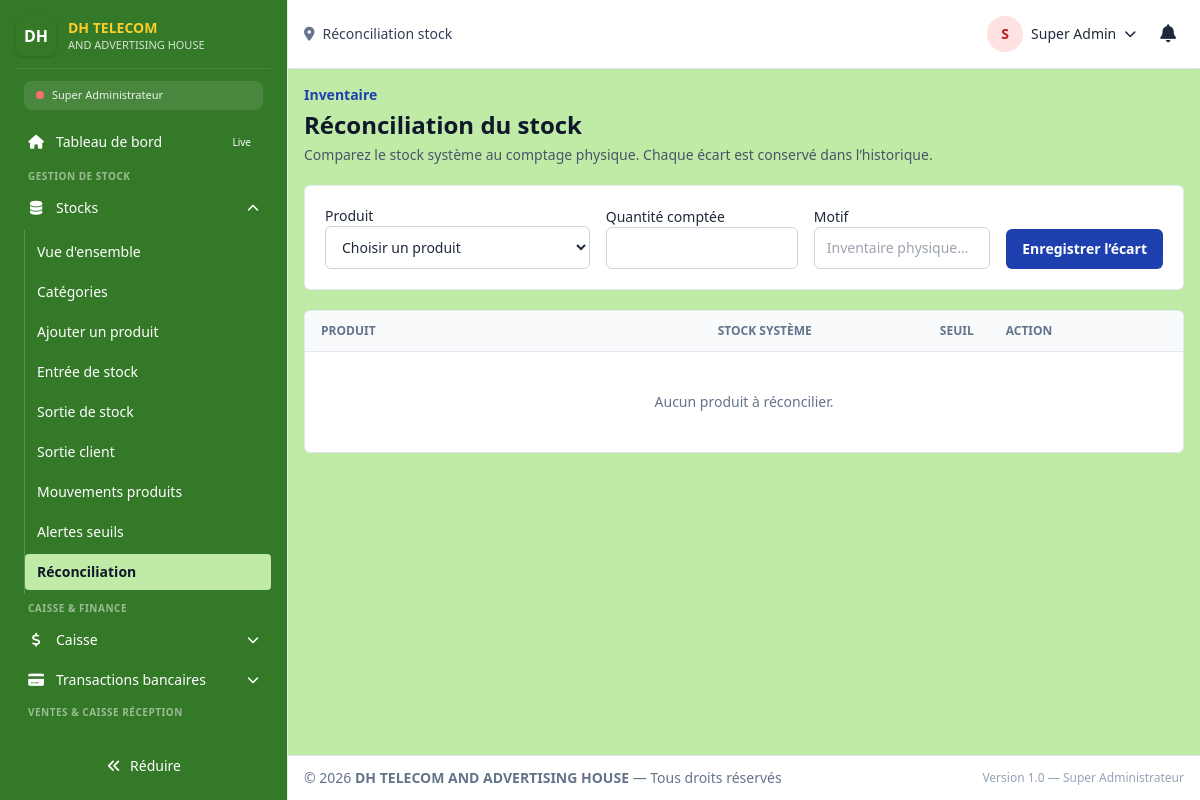
Before: /super_admin/stock/reconciliation (signed in) with the older database file.
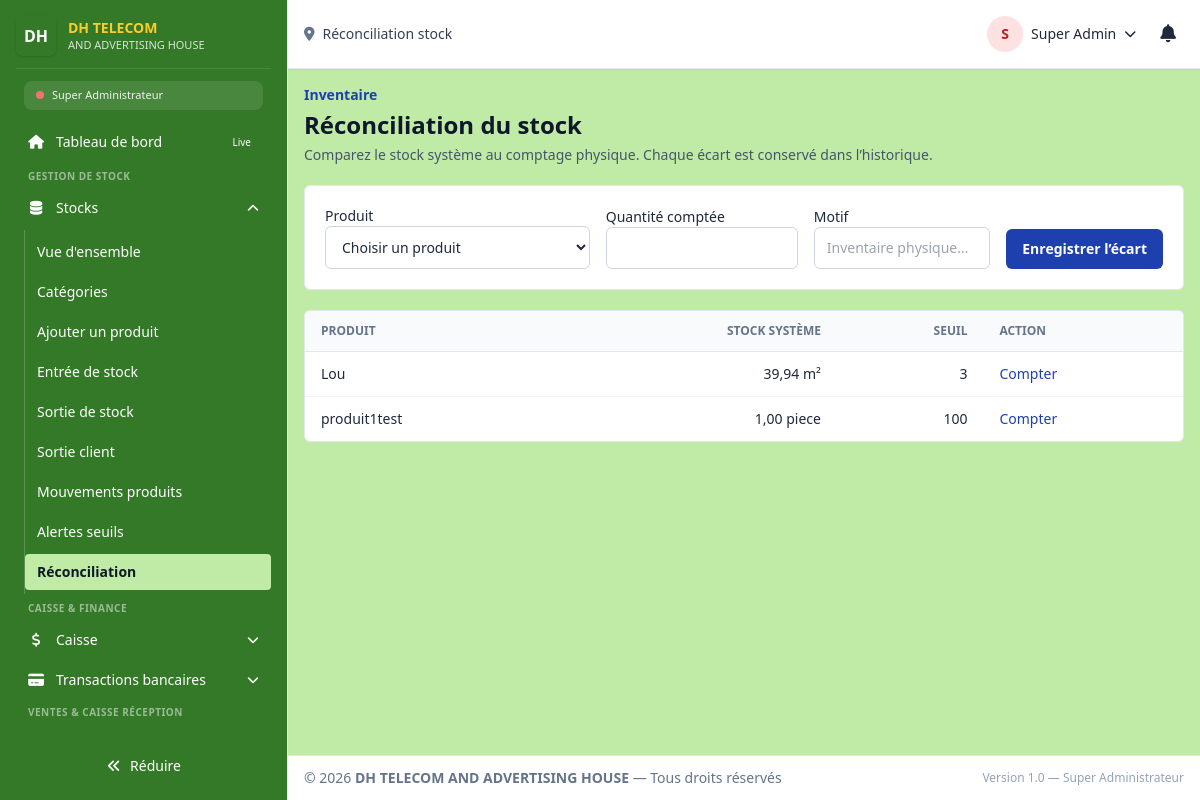
After: the same page with the newer database file.
### tables this page shows
CREATE TABLE `stock` (
  `id` int(100) NOT NULL,
  `reference` varchar(50) DEFAULT NULL,
  `barcode` varchar(50) DEFAULT NULL,
  `bar_code` int(11) NOT NULL DEFAULT 0,
  `medicine_name` varchar(100) NOT NULL,
  `color` varchar(10) NOT NULL DEFAULT '#000000',
  `category` varchar(255) NOT NULL,
  `sub_category_id` int(11) DEFAULT NULL,
  `shelf` text DEFAULT NULL,
  `registered_quantity` decimal(10,2) NOT NULL DEFAULT 0.00,
  `used_quantity` decimal(10,2) NOT NULL DEFAULT 0.00,
  `actual_quantity` decimal(10,2) NOT NULL DEFAULT 0.00,
  `register_date` varchar(100) NOT NULL,
  `expire_date` varchar(100) DEFAULT NULL,
  `sell_type` varchar(100) NOT NULL,
  `unit_id` int(11) DEFAULT NULL,
  `purchase_unit_id` int(11) DEFAULT NULL,
  `sale_unit_id` int(11) DEFAULT NULL,
  `origin` varchar(50) NOT NULL DEFAULT '',
  `quality` varchar(50) NOT NULL DEFAULT 'Standard',
  `actual_price` decimal(10,0) NOT NULL DEFAULT 0,
  `selling_price` decimal(10,0) NOT NULL DEFAULT 0,
  `profit_price` decimal(10,0) NOT NULL DEFAULT 0,
  `status` varchar(100) NOT NULL DEFAULT 'Disponible',
  `inventory` decimal(10,2) NOT NULL DEFAULT 0.00,
  `storage_conditions` varchar(255) NOT NULL DEFAULT '',
  `profil` varchar(100) NOT NULL DEFAULT '',
  `guard` decimal(10,0) NOT NULL DEFAULT 0,
  `requisition` decimal(10,2) DEFAULT 0.00,
  `seuil` decimal(10,0) NOT NULL DEFAULT 3 COMMENT 'Seuil alerte stock',
  `totalPrice` decimal(15,0) GENERATED ALWAYS AS (`actual_quantity` * `actual_price`) STORED,
  `low_stock_alert` tinyint(1) DEFAULT 0,
  `expiring_alert` tinyint(1) DEFAULT 0,
  `created_at` timestamp NOT NULL DEFAULT current_timestamp(),
  `updated_at` timestamp NOT NULL DEFAULT current_timestamp() ON UPDATE current_timestamp(),
  `grammage` int(11) DEFAULT NULL COMMENT 'g/m² pour papier',
  `format` varchar(50) DEFAULT NULL COMMENT 'A4, A3, SRA3...',
  `dimensions_mm` varchar(50) DEFAULT NULL,
  `laize` decimal(10,2) DEFAULT NULL COMMENT 'Largeur rouleau (m)',
  `thickness_mm` decimal(10,2) DEFAULT NULL COMMENT 'Épaisseur (mm)',
  `ink_color` varchar(50) DEFAULT NULL COMMENT 'Couleur encre',
  `support_type` varchar(100) DEFAULT NULL,
  `finish_type` varchar(100) DEFAULT NULL COMMENT 'Brillant, mat, soft touch',
  `brand` varchar(100) DEFAULT NULL,
  `supplier_id` int(100) DEFAULT NULL COMMENT 'Réf partners.id',
  `location` varchar(100) DEFAULT NULL COMMENT 'Emplacement entrepôt',
  `min_stock_alert` decimal(10,2) DEFAULT 0.00 COMMENT 'Seuil alerte',
  `reorder_level` decimal(10,2) DEFAULT 0.00 COMMENT 'Seuil réappro',
  `purchase_price` decimal(15,2) DEFAULT 0.00,
  `photo_url` varchar(500) DEFAULT NULL,
  `notes` text DEFAULT NULL
);

### router.php (called while the page is built, shortened)
<?php
require_once __DIR__ . "/dash/template/permissions.php";
require_once __DIR__ . "/dash/template/sidebar_config.php";
if (!function_exists('app_url')) {
    function app_url(string $path = ''): string
    {
        return APP_BASE_PATH . '/' . ltrim($path, '/');
    }
}
if (!function_exists('app_route_url')) {
    function app_route_url(string $path, ?string $role = null): string
    {
        $role = $role ?? ($_SESSION['role'] ?? '');
        $path = trim($path, '/');
        if ($role !== '' && $path !== $role && strpos($path, $role . '/') !== 0) {
            $path = $role . '/' . $path;
        }
        return app_url($path);
    }
}
$ROUTES_BY_ROLE  = [];
foreach ($ROLES as $roleName => $roleDefinition) {
    $roleUser = ["role_system" => $roleName];
    $ROUTES_BY_ROLE[$roleName] = [];
    foreach ($ROUTE_DEFINITIONS as $routeName => $routeDefinition) {
        $roleRoute = $roleName . '/' . $routeName;
        if (userCan($roleUser, $routeDefinition[1])) {
            if ($roleName === "receptionniste" && $routeName === "accueil") {
                $routeDefinition[0] = "./dash/receptionist/index.php";
            }
            if ($roleName === "comptable" && $routeName === "accueil") {
                $routeDefinition[0] = "./dash/comptable/index.php";
            }
            if ($roleName === "magasinier" && $routeName === "accueil") {
                $routeDefinition[0] = "./dash/magasinier/index.php";
            }
            $ROUTES_BY_ROLE[$roleName][$roleRoute] = $routeDefinition;
        }
    }
}
$ROLE_ALIASES = [
    "Super Admin" => "super_admin",
    "Admin"       => "directeur_general",
    "caissier"    => "comptable",
    "agent"       => "magasinier",
    "Utilisateur" => "travailleur",
];
require_once __DIR__ . "/api/database.php";
$db = Database::getInstance();
$userRecord = $db->fetch(
    "SELECT id, user_name, category, f_name, l_name, status, profil
     FROM users
     WHERE id = ?
     LIMIT 1",
    [$_SESSION["user_id"]]
);
$role = $ROLE_ALIASES[$userRecord["category"] ?? ""] ?? ($userRecord["category"] ?? "");
$ROUTES = $ROUTES_BY_ROLE[$role];
$route = $_GET['route'] ?? ($role . '/accueil');
$route = trim($route, '/');
$route = strtolower($route);
    ?>
    <?php
list($file, $requiredPermission, $pageTitle) = $ROUTES[$route];
    ?>
    <?php
$pagePath = __DIR__ . "/" . $file;
    ?>
    <?php
require $pagePath;
$content = ob_get_clean();
require_once __DIR__ . "/dash/template/layout.php";

### api/database.php (called while the page is built, shortened)
<?php
class Database
{
    private static $instance = null;
    private $pdo;
    private function __construct()
    {
        $dsn = 'mysql:host=' . DB_HOST
             . ';port=' . DB_PORT
             . ';dbname=' . DB_NAME
             . ';charset=' . DB_CHARSET;
        $options = [
            PDO::ATTR_ERRMODE            => PDO::ERRMODE_EXCEPTION,
            PDO::ATTR_DEFAULT_FETCH_MODE => PDO::FETCH_ASSOC,
            PDO::ATTR_EMULATE_PREPARES   => false,
            PDO::ATTR_PERSISTENT         => false,
            PDO::ATTR_TIMEOUT            => 5,
            PDO::ATTR_STRINGIFY_FETCHES  => false,
            PDO::MYSQL_ATTR_INIT_COMMAND => "SET NAMES " . DB_CHARSET
                                          . " COLLATE " . DB_COLLATION
                                          . ", time_zone = '+02:00'",
        ];
        try {
            $this->pdo = new PDO($dsn, DB_USER, DB_PASS, $options);
        } catch (PDOException $e) {
            $this->logError($e);
            die('Erreur de connexion à la base de données : ' . $e->getMessage());
        }
    }
    public static function getInstance()
    {
        if (self::$instance === null) {
            self::$instance = new self();
        }
        return self::$instance;
    }
    public function query($sql, $params = [])
    {
        $start = microtime(true);
        try {
            $stmt = $this->pdo->prepare($sql);
            $stmt->execute($params);
            return $stmt;
        } catch (PDOException $e) {
            $this->logError($e, $sql, $params);
            throw $e;
        }
    }
    public function fetchAll($sql, $params = [])
    {
        return $this->query($sql, $params)->fetchAll();
    }
}

### dash/template/permissions.php (called while the page is built, shortened)
<?php
function userCan(array $user, string $permission): bool
{
    global $ROLES;
    $role = $user["role_system"] ?? "";
    $permissions = $ROLES[$role]["permissions"] ?? [];
    if (in_array("*", $permissions, true)) return true;
    if (in_array($permission, $permissions, true)) return true;
    $module = explode(".", $permission)[0] ?? "";
    if ($module && in_array("$module.*", $permissions, true)) return true;
    return false;
}

### dash/magasinier/_inventory.php (called while the page is built, shortened)
<?php
if (!function_exists('inventoryEscape')) {
    function inventoryEscape($value): string
    {
        return htmlspecialchars((string) $value, ENT_QUOTES, 'UTF-8');
    }
}

### dash/magasinier/stock_reconciliation.php (the view, shortened to what the changed rows need)
<?php
require_once __DIR__.'/../../api/database.php'; require_once __DIR__.'/_inventory.php';
$db=Database::getInstance(); $errors=[]; $productId=(int)($_GET['product_id']??$_POST['product_id']??0); $newQuantity=(string)($_POST['new_quantity']??''); $reason=trim((string)($_POST['reason']??'')); inventoryEnsureCsrf();
$products=$db->fetchAll('SELECT id,medicine_name,actual_quantity,seuil,sell_type FROM stock ORDER BY medicine_name');$flash=$_SESSION['flash_message']??null;unset($_SESSION['flash_message']);
?>
<section class="space-y-5"><header><h1 class="mt-1 text-2xl font-bold text-slate-900">Réconciliation du stock</h1></header>
<div class="overflow-x-auto rounded-md border border-slate-200 bg-white"><table class="min-w-full divide-y text-sm"><thead class="bg-slate-50 text-left text-xs uppercase text-slate-500"><tr><th class="px-4 py-3">Produit</th><th class="px-4 py-3 text-right">Stock système</th><th class="px-4 py-3 text-right">Seuil</th><th class="px-4 py-3">Action</th></tr></thead><tbody class="divide-y divide-slate-100"><?php if(!$products):?><tr><td colspan="4" class="px-4 py-10 text-center text-slate-500">Aucun produit à réconcilier.</td></tr><?php else:foreach($products as $product):?><tr><td class="px-4 py-3 font-medium"><?=inventoryEscape($product['medicine_name'])?></td><td class="px-4 py-3 text-right"><?=number_format((float)$product['actual_quantity'],2,',',' ')?> <?=inventoryEscape($product['sell_type'])?></td><td class="px-4 py-3 text-right"><?=number_format((float)$product['seuil'],0,',',' ')?></td><td class="px-4 py-3"><a href="<?=inventoryEscape(app_route_url('stock/reconciliation'))?>?product_id=<?=(int)$product['id']?>" class="text-sm font-medium text-blue-800 hover:underline">Compter</a></td></tr><?php endforeach;endif;?></tbody></table></div></section>

### dash/template/layout.php (shortened to what the changed rows need)
<?php
require_once __DIR__ . "/permissions.php";
require_once __DIR__ . "/sidebar_config.php";
$route = trim(strtolower($route), '/');
$rolePrefix = !empty($user["role_system"]) ? $user["role_system"] . "/" : "";
$activeRoute = $rolePrefix !== "" && strpos($route, $rolePrefix) === 0
    ? substr($route, strlen($rolePrefix))
    : $route;
if (!function_exists('faIcon')) {
    function faIcon(?string $feather): string
    {
        return $map[$feather] ?? 'fa-solid fa-circle';
    }
}
if (!function_exists('renderSidebarItem')) {
    function renderSidebarItem(array $item, string $currentRoute, array $user): void
    {
        $itemHref  = $item['href'] ?? '';
        $itemRoute = ltrim($itemHref, '/');
        $isActive  = ($itemRoute === $currentRoute);
        if ($item['type'] === 'link') {
            $activeClass = $isActive
                ? 'bg-[#C0EBA6] text-slate-900 font-semibold'
                : 'text-white hover:bg-[#C0EBA6] hover:text-slate-900';
            ?>
            <li>
                <a href="<?= htmlspecialchars(app_route_url($itemHref, $user['role_system'] ?? null), ENT_QUOTES, 'UTF-8') ?>"
                   class="flex items-center gap-3 px-3 py-2 rounded-lg text-sm transition <?= $activeClass ?>">
                    <i class="<?= htmlspecialchars(faIcon($item['icon'] ?? '')) ?> w-4 text-center flex-shrink-0"></i>
                    <span class="menu-text"><?= htmlspecialchars($item['label']) ?></span>
                    <?php if (!empty($item['badge'])): ?>
                        <span class="ml-auto text-[10px] px-2 py-0.5 rounded-full bg-<?= htmlspecialchars($item['badge']['color']) ?>-500 text-white">
                            <?= htmlspecialchars($item['badge']['text']) ?>
                        </span>
                    <?php endif; ?>
                </a>
            </li>
            <?php
        } elseif ($item['type'] === 'dropdown') {
            $visibleChildren = array_filter($item['items'] ?? [], function ($sub) use ($user) {
                if (empty($sub['permission'])) return true;
                return userCan($user, $sub['permission']);
            });
            $hasActiveChild = false;
            foreach ($visibleChildren as $sub) {
                $subRoute = ltrim($sub['href'] ?? '', '/');
                if ($subRoute === $currentRoute) { $hasActiveChild = true; break; }
            }
            ?>
            <li>
                <a href="#"
                   class="sidebar-dropdown-btn flex items-center w-full gap-3 px-3 py-2 rounded text-white hover:bg-[#C0EBA6] hover:text-slate-900 transition"
                   aria-expanded="<?= $hasActiveChild ? 'true' : 'false' ?>">
                    <i class="<?= htmlspecialchars(faIcon($item['icon'] ?? '')) ?> w-4 text-center flex-shrink-0"></i>
                    <span class="menu-text text-left flex-1"><?= htmlspecialchars($item['label']) ?></span>
                    <i class="fa-solid fa-chevron-down w-3 text-xs transition-transform sidebar-chevron"></i>
                </a>
                <ul class="sidebar-submenu mt-1 ml-2 <?= $hasActiveChild ? '' : 'hidden' ?> text-sm space-y-1 py-1 border-l border-white/20">
                    <?php foreach ($visibleChildren as $sub): ?>
                        <?php
                        $subHref   = $sub['href'] ?? '';
                        $subRoute  = ltrim($subHref, '/');
                        $subActive = ($subRoute === $currentRoute);
                        ?>
                        <li>
                            <a href="<?= htmlspecialchars(app_route_url($subHref, $user['role_system'] ?? null), ENT_QUOTES, 'UTF-8') ?>"
                               class="block w-full text-left px-3 py-2 rounded <?= $subActive ? 'bg-[#C0EBA6] text-slate-900 font-semibold' : 'text-white hover:bg-[#C0EBA6] hover:text-slate-900' ?>">
                                <?= htmlspecialchars($sub['label']) ?>
                            </a>
                        </li>
                    <?php endforeach; ?>
                </ul>
            </li>
            <?php
        }
    }
}
?>
<!doctype html>
<html lang="fr">
<head>
    <link rel="stylesheet"
          href="https://cdnjs.cloudflare.com/ajax/libs/font-awesome/6.5.1/css/all.min.css"
>
    <script src="https://cdn.tailwindcss.com"></script>
</head>
<body class="min-h-screen bg-[#C0EBA6] text-slate-800 antialiased">
<div id="app" class="relative flex h-screen">
    <aside id="sidebar"
           class="fixed inset-y-0 left-0 z-50 w-72 transform -translate-x-0 lg:translate-x-0 bg-[#347928] border-r border-slate-200 p-4 flex flex-col anim-smooth">
        <nav class="flex-1 overflow-auto scrollbar-thin mt-3 -mr-2 pr-2">
            <ul class="space-y-1 text-sm">
                <?php if (!empty($SIDEBAR_CONFIG)): ?>
                    <?php foreach ($SIDEBAR_CONFIG as $sectionKey => $section): ?>
                        <?php
                        $visibleItems = array_filter($section['items'], function ($item) use ($user) {
                            if (empty($item['permission'])) return true;
                            return userCan($user, $item['permission']);
                        });
                        ?>
                        <?php if (!empty($section['label'])): ?>
                            <li class="mt-4 first:mt-0 text-[10px] text-white/50 uppercase px-3 tracking-wider font-semibold">
                                <?= htmlspecialchars($section['label']) ?>
                            </li>
                        <?php endif; ?>
                        <?php foreach ($visibleItems as $item) renderSidebarItem($item, $activeRoute, $user); ?>
                    <?php endforeach; ?>
                <?php endif; ?>
            </ul>
        </nav>
    </aside>
    <div id="mainArea" class="w-0 min-w-0 flex-1 flex flex-col min-h-0 ml-0 lg:ml-72 anim-smooth">
        <main id="content" class="min-w-0 flex-1 overflow-x-hidden overflow-y-auto p-4">
            <?php
            if (isset($content) && $content !== '') {
                echo $content;
            } else {
                echo '<div class="p-4 bg-yellow-50 text-yellow-800 rounded">Aucun contenu à afficher.</div>';
            }
            ?>
        </main>
    </div>
</div>
</body>
</html>

Changed rows visible on the page:
added stock: medicine_name "Lou", actual_quantity "39,94", sell_type "m²", seuil "3"
added stock: medicine_name "produit1test", actual_quantity "1,00", sell_type "piece", seuil "100"
Other visible differences:
text no longer shown: "Aucun produit à réconcilier."
